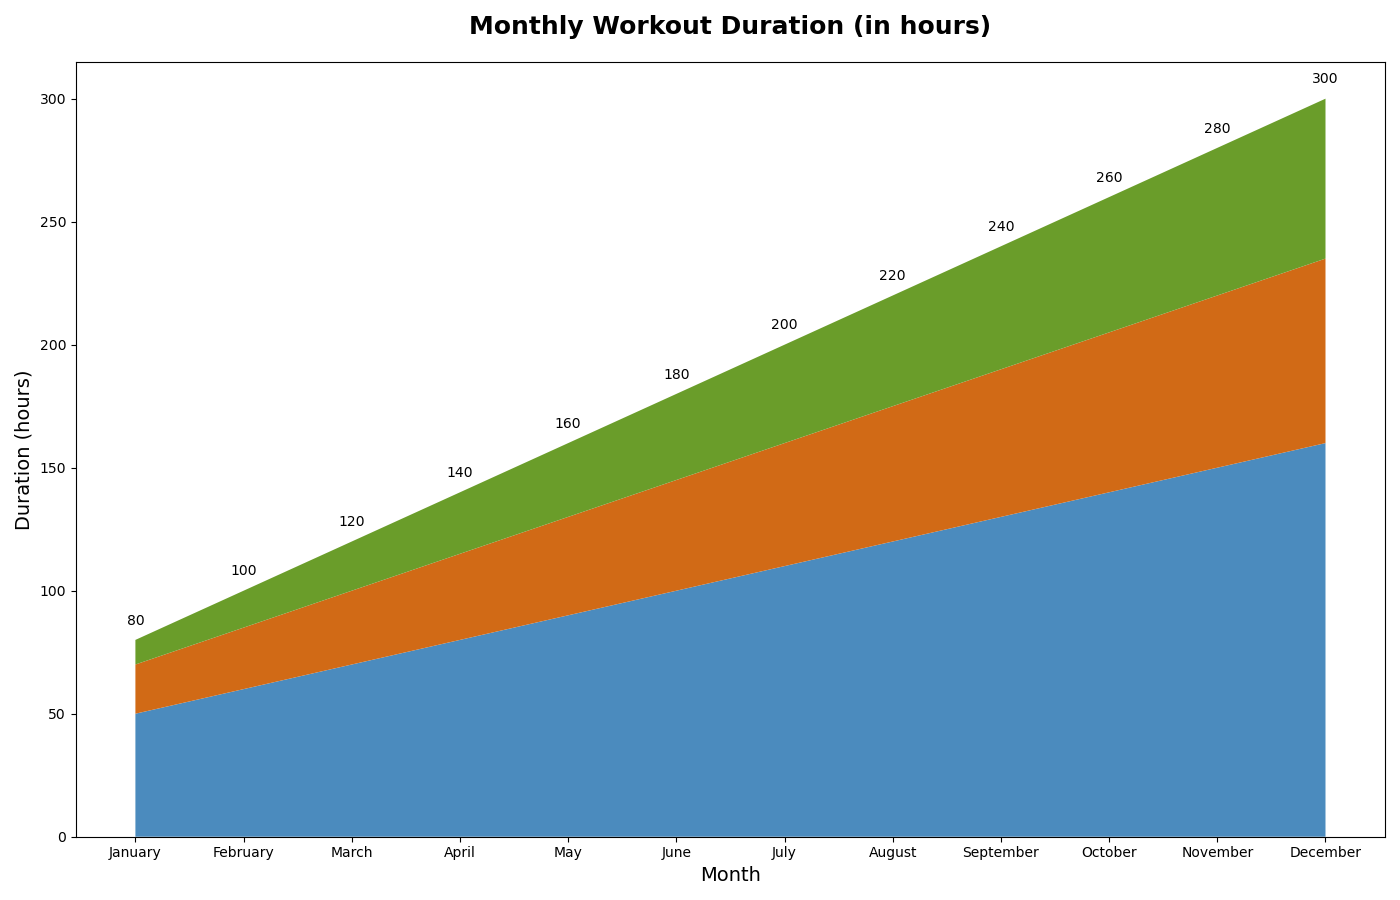

Write Python code to recreate this figure.

import matplotlib.pyplot as plt

# Data for the stacked area chart
months = ['January', 'February', 'March', 'April', 'May', 'June', 
          'July', 'August', 'September', 'October', 'November', 'December']
cardio = [50, 60, 70, 80, 90, 100, 110, 120, 130, 140, 150, 160]
strength = [20, 25, 30, 35, 40, 45, 50, 55, 60, 65, 70, 75]
flexibility = [10, 15, 20, 25, 30, 35, 40, 45, 50, 55, 60, 65]

# Create the stacked area chart
fig, ax = plt.subplots(figsize=(14, 9))  # Modify figure size
ax.stackplot(months, cardio, strength, flexibility, colors=['#4b8bbe', '#d16a16', '#6a9d2a'])

# Customize the chart with a title and labels
ax.set_title('Monthly Workout Duration (in hours)', fontsize=18, fontweight='bold', pad=20)
ax.set_xlabel('Month', fontsize=14)
ax.set_ylabel('Duration (hours)', fontsize=14)

# Assign annotation/text label on the chart.
for i in range(len(months)):
    total = cardio[i] + strength[i] + flexibility[i]
    ax.text(i, total + 5, f"{total}", ha='center', va='bottom')

# Show the figure
plt.tight_layout()
plt.show()
